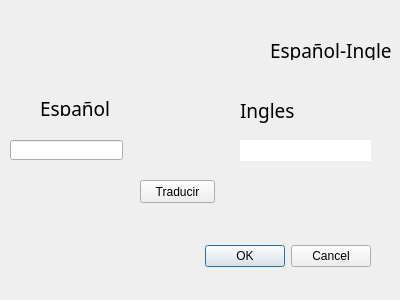
<?xml version="1.0" encoding="UTF-8"?>
<ui version="4.0">
 <class>Tsi</class>
 <widget class="QDialog" name="Tsi">
  <property name="geometry">
   <rect>
    <x>0</x>
    <y>0</y>
    <width>400</width>
    <height>300</height>
   </rect>
  </property>
  <property name="windowTitle">
   <string>Dialog</string>
  </property>
  <widget class="QDialogButtonBox" name="buttonBox">
   <property name="geometry">
    <rect>
     <x>30</x>
     <y>240</y>
     <width>341</width>
     <height>32</height>
    </rect>
   </property>
   <property name="orientation">
    <enum>Qt::Horizontal</enum>
   </property>
   <property name="standardButtons">
    <set>QDialogButtonBox::Cancel|QDialogButtonBox::Ok</set>
   </property>
  </widget>
  <widget class="QLabel" name="label">
   <property name="geometry">
    <rect>
     <x>270</x>
     <y>40</y>
     <width>121</width>
     <height>20</height>
    </rect>
   </property>
   <property name="font">
    <font>
     <family>Tw Cen MT Condensed Extra Bold</family>
     <pointsize>14</pointsize>
    </font>
   </property>
   <property name="text">
    <string>Español-Ingles</string>
   </property>
  </widget>
  <widget class="QLabel" name="label_2">
   <property name="geometry">
    <rect>
     <x>40</x>
     <y>100</y>
     <width>71</width>
     <height>16</height>
    </rect>
   </property>
   <property name="font">
    <font>
     <family>Sitka Banner</family>
     <pointsize>14</pointsize>
    </font>
   </property>
   <property name="text">
    <string>Español</string>
   </property>
  </widget>
  <widget class="QLabel" name="label_3">
   <property name="geometry">
    <rect>
     <x>240</x>
     <y>90</y>
     <width>71</width>
     <height>41</height>
    </rect>
   </property>
   <property name="font">
    <font>
     <family>Sitka Banner</family>
     <pointsize>14</pointsize>
    </font>
   </property>
   <property name="text">
    <string>Ingles</string>
   </property>
  </widget>
  <widget class="QLineEdit" name="txtes">
   <property name="geometry">
    <rect>
     <x>10</x>
     <y>140</y>
     <width>113</width>
     <height>20</height>
    </rect>
   </property>
  </widget>
  <widget class="QLineEdit" name="txting">
   <property name="geometry">
    <rect>
     <x>240</x>
     <y>140</y>
     <width>131</width>
     <height>21</height>
    </rect>
   </property>
   <property name="frame">
    <bool>false</bool>
   </property>
   <property name="readOnly">
    <bool>true</bool>
   </property>
  </widget>
  <widget class="QPushButton" name="pushButton">
   <property name="geometry">
    <rect>
     <x>140</x>
     <y>180</y>
     <width>75</width>
     <height>23</height>
    </rect>
   </property>
   <property name="text">
    <string>Traducir</string>
   </property>
  </widget>
 </widget>
 <resources/>
 <connections>
  <connection>
   <sender>buttonBox</sender>
   <signal>accepted()</signal>
   <receiver>Tsi</receiver>
   <slot>accept()</slot>
   <hints>
    <hint type="sourcelabel">
     <x>248</x>
     <y>254</y>
    </hint>
    <hint type="destinationlabel">
     <x>157</x>
     <y>274</y>
    </hint>
   </hints>
  </connection>
  <connection>
   <sender>buttonBox</sender>
   <signal>rejected()</signal>
   <receiver>Tsi</receiver>
   <slot>reject()</slot>
   <hints>
    <hint type="sourcelabel">
     <x>316</x>
     <y>260</y>
    </hint>
    <hint type="destinationlabel">
     <x>286</x>
     <y>274</y>
    </hint>
   </hints>
  </connection>
 </connections>
</ui>
